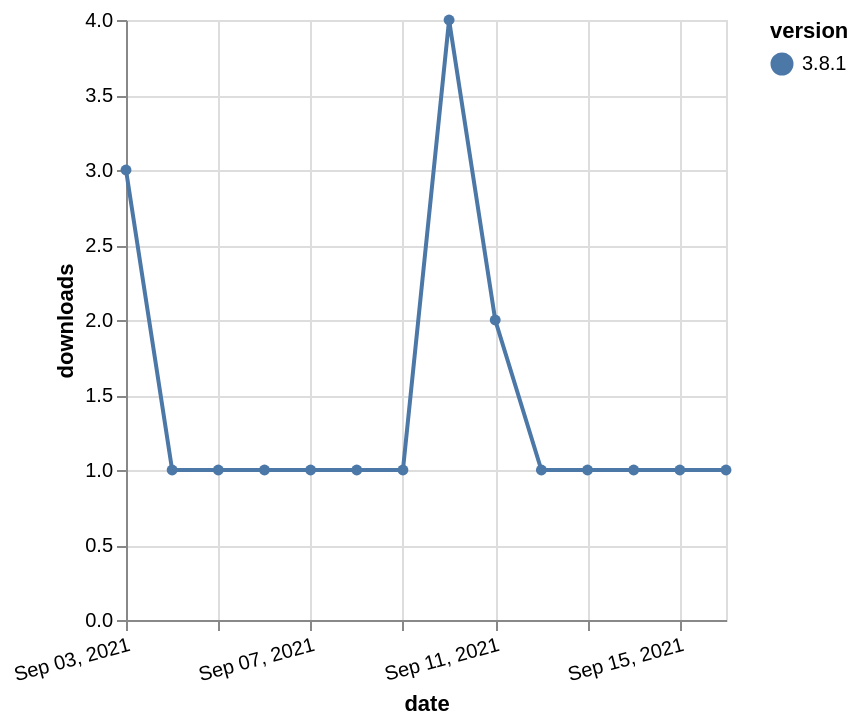

Express this chart as Vega-Lite.
### Vega-Lite specification from a JSON file in a GitHub repository (floating-point values rounded to 4 significant figures)
{"$schema": "https://vega.github.io/schema/vega-lite/v5.json", "description": "A simple bar chart with embedded data.", "data": {"values": [{"date": "2021-09-03", "total": 517, "delta": 3, "version": "3.8.1"}, {"date": "2021-09-04", "total": 518, "delta": 1, "version": "3.8.1"}, {"date": "2021-09-05", "total": 519, "delta": 1, "version": "3.8.1"}, {"date": "2021-09-06", "total": 520, "delta": 1, "version": "3.8.1"}, {"date": "2021-09-07", "total": 521, "delta": 1, "version": "3.8.1"}, {"date": "2021-09-08", "total": 522, "delta": 1, "version": "3.8.1"}, {"date": "2021-09-09", "total": 523, "delta": 1, "version": "3.8.1"}, {"date": "2021-09-10", "total": 527, "delta": 4, "version": "3.8.1"}, {"date": "2021-09-11", "total": 529, "delta": 2, "version": "3.8.1"}, {"date": "2021-09-12", "total": 530, "delta": 1, "version": "3.8.1"}, {"date": "2021-09-13", "total": 531, "delta": 1, "version": "3.8.1"}, {"date": "2021-09-14", "total": 532, "delta": 1, "version": "3.8.1"}, {"date": "2021-09-15", "total": 533, "delta": 1, "version": "3.8.1"}, {"date": "2021-09-16", "total": 534, "delta": 1, "version": "3.8.1"}]}, "width": "container", "mark": {"type": "line", "point": {"filled": true}}, "encoding": {"x": {"field": "date", "type": "temporal", "timeUnit": "yearmonthdate", "title": "date", "axis": {"labelAngle": -15}}, "y": {"field": "delta", "type": "quantitative", "title": "downloads"}, "color": {"field": "version", "type": "nominal"}, "tooltip": {"field": "delta"}}}
